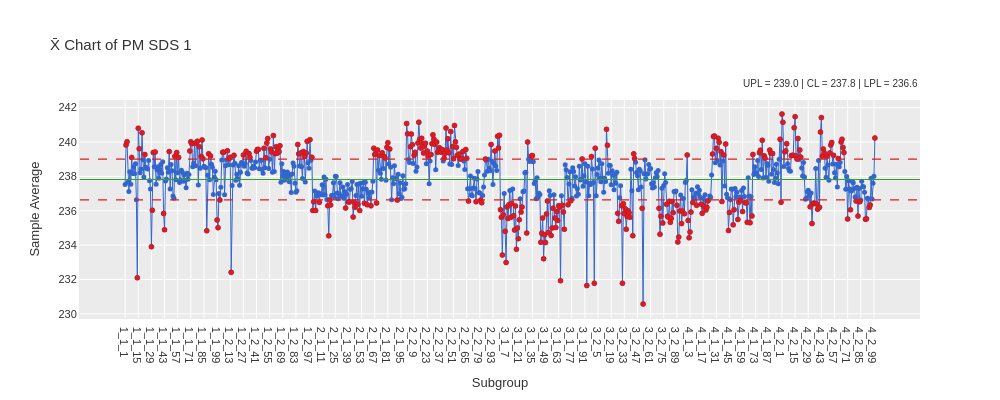

This figure's notebook cell:
### Markdown cell above
### Original Performance Measurement - Sample Averages (matches)

### Code cell
study_sds1.execute(chart='xbar', by=[]).plot(theme='ggplot').show()

### Figure 1 — Plotly figure (JSON) as saved in the notebook; plotly's stock layout.template omitted (floating-point values rounded to 4 significant figures; data arrays with more than 128 entries replaced by an {"elided": "..."} marker saying what was removed)
{"data": [{"hovertemplate": "%{x}<br>%{y:.3f}<extra></extra>", "line": {"color": "#3366CC", "width": 1.0}, "marker": {"color": "#3366CC", "size": 5}, "mode": "lines+markers", "name": "Xbar", "opacity": 1.0, "type": "scatter", "x": {"elided": "800 str values"}, "y": {"elided": "800 float values"}}, {"hovertemplate": "Beyond Limits<br>%{x}<br>%{y:.3f}<extra></extra>", "marker": {"color": "#E31A1C", "line": {"color": "#B2182B", "width": 0.5}, "size": 5, "symbol": "circle"}, "mode": "markers", "name": "Beyond Limits", "showlegend": false, "type": "scatter", "x": {"elided": "347 str values"}, "y": {"elided": "347 float values"}}], "layout": {"annotations": [{"bgcolor": "rgba(255,255,255,0.7)", "font": {"color": "#333333", "size": 10}, "showarrow": false, "text": "UPL = 239.0 | CL = 237.8 | LPL = 236.6", "x": 1.0, "xanchor": "right", "xref": "paper", "y": 1.04, "yanchor": "bottom", "yref": "paper"}], "font": {"color": "#333333", "family": "sans-serif", "size": 11}, "height": 400, "hovermode": "x unified", "margin": {"b": 80}, "paper_bgcolor": "white", "plot_bgcolor": "#EBEBEB", "shapes": [{"line": {"color": "#E31A1C", "dash": "dash", "width": 1.2}, "type": "line", "x0": 0, "x1": 1, "xref": "x domain", "y0": 239.0, "y1": 239.0}, {"line": {"color": "#E31A1C", "dash": "dash", "width": 1.2}, "type": "line", "x0": 0, "x1": 1, "xref": "x domain", "y0": 236.6, "y1": 236.6}, {"line": {"color": "#33A02C", "dash": "solid", "width": 1.2}, "type": "line", "x0": 0, "x1": 1, "xref": "x domain", "y0": 237.8, "y1": 237.8}], "showlegend": false, "title": {"text": "X̄ Chart of PM SDS 1"}, "width": 1000, "xaxis": {"automargin": true, "gridcolor": "white", "gridwidth": 1.0, "linecolor": "#EBEBEB", "linewidth": 1.0, "showgrid": true, "showline": true, "title": {"text": "Subgroup"}, "type": "category"}, "yaxis": {"gridcolor": "white", "gridwidth": 1.0, "linecolor": "#EBEBEB", "linewidth": 1.0, "showgrid": true, "showline": true, "title": {"text": "Sample Average"}, "zeroline": false}}}
